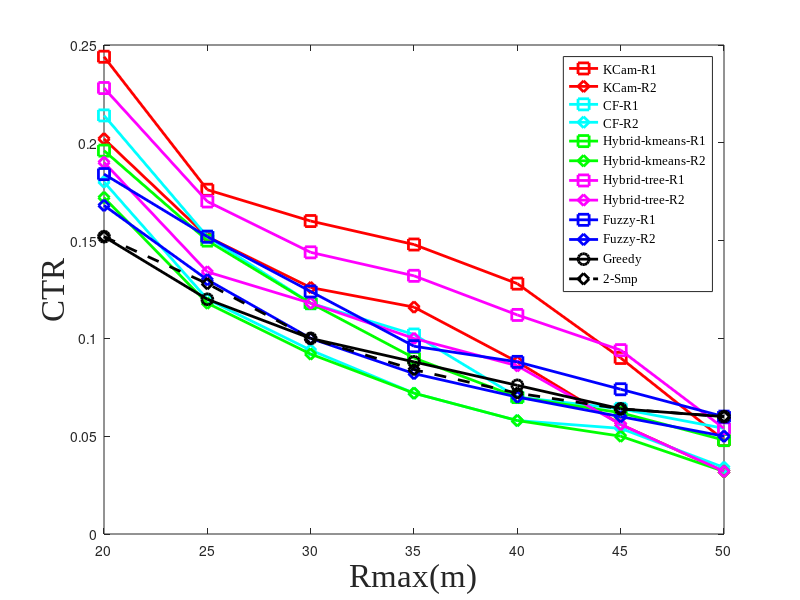
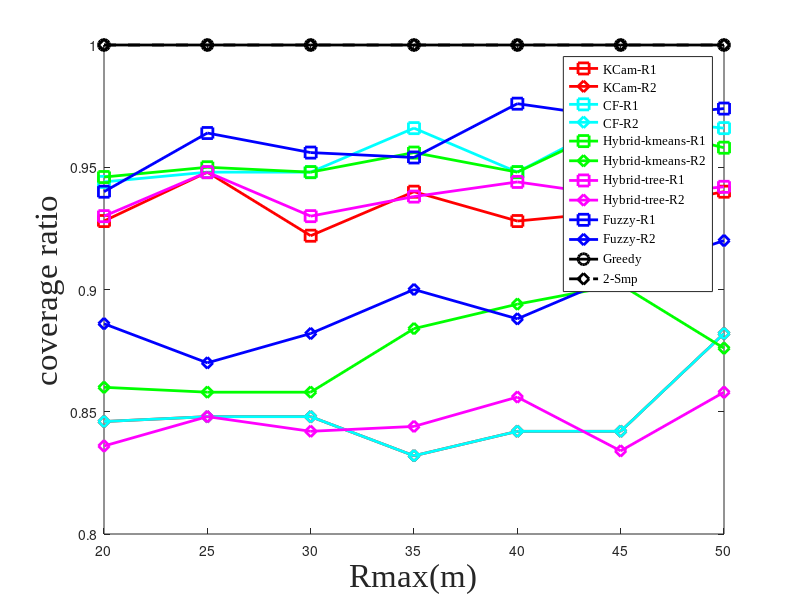
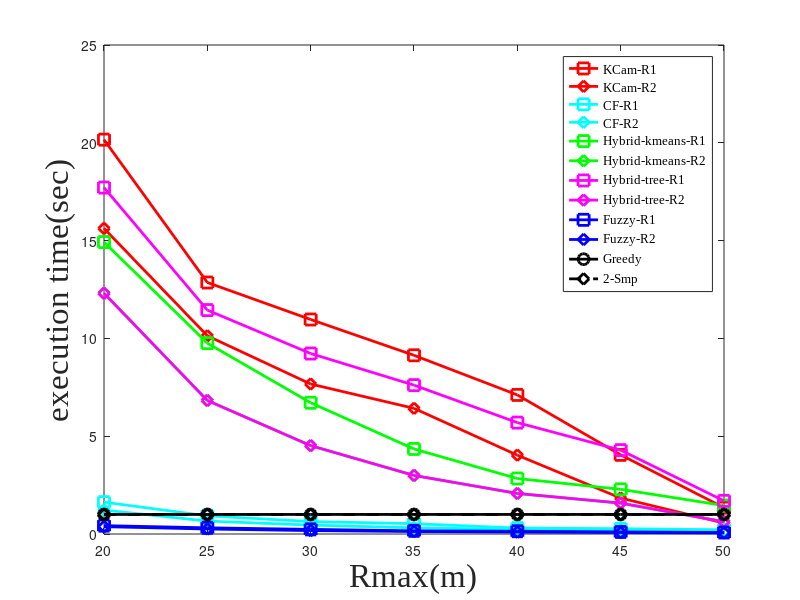

These charts were generated, in order, by the following MATLAB code:
% uniform distribution
% termination coverage ratio varied 0.1 and 0.2
% vary Rmax

%termination ratio = 0.1

close all;
R = [20 25 30 35 40 45 50];

%termination ratio = 0.1
camNum_algo1_ratio1 = [ 12.2000    8.8000    8.0000    7.4000    6.4000    4.5000    2.4000];
algo1_CTR_ratio1 = camNum_algo1_ratio1./50; 
camNum_algo2_ratio1 = [ 10.7000    7.6000    5.9000    5.1000    3.5000    3.2000    2.7000];
algo2_CTR_ratio1= camNum_algo2_ratio1./50;

%termination ratio = 0.2
camNum_algo1_ratio2 = [  10.1000    7.6000    6.3000    5.8000    4.4000    2.8000    1.6000];
algo1_CTR_ratio2 = camNum_algo1_ratio2./50; 
camNum_algo2_ratio2 = [  9.0000    6.0000    4.7000    3.6000    2.9000    2.7000    1.7000];
algo2_CTR_ratio2= camNum_algo2_ratio2./50;


%fuzzy, ratio = 0.1
camNum_fuzzy_ratio1 = [ 9.2000    7.6000    6.2000    4.8000    4.4000    3.7000    3.0000];
fuzzy_CTR_ratio1 = camNum_fuzzy_ratio1./50; 
fuzzy_exec_time_ratio1 = [0.4273    0.3161    0.2370    0.1620    0.1416    0.1058    0.0760];
uncovered_fuzzy_ratio1 = [ 3.0000    1.8000    2.2000    2.3000    1.2000    1.5000    1.3000];
coverage_fuzzy_ratio1 = 1 - (1/50).*uncovered_fuzzy_ratio1;


%fuzzy, ratio = 0.2
camNum_fuzzy_ratio2 = [8.4000    6.5000    5.0000    4.1000    3.5000    3.0000    2.5000];
fuzzy_CTR_ratio2 = camNum_fuzzy_ratio2./50; 
fuzzy_exec_time_ratio2 = [ 0.3750    0.2548    0.1739    0.1275    0.0976    0.0759    0.0561];
uncovered_fuzzy_ratio2 = [ 5.7000    6.5000    5.9000    5.0000    5.6000    4.7000    4.0000];
coverage_fuzzy_ratio2 = 1 - (1/50).*uncovered_fuzzy_ratio2;



%hybrid kdtree, ratio = 0.1
camNum_hybridt_ratio1 = [ 11.4000    8.5000    7.2000    6.6000    5.6000    4.7000    2.7000];
hybridt_CTR_ratio1 = camNum_hybridt_ratio1./50; 
hybridt_exec_time_ratio1 = [17.7118   11.4465    9.2268    7.6102    5.6951    4.2868    1.6938];
uncovered_hybridt_ratio1 = [ 3.5000    2.6000    3.5000    3.1000    2.8000    3.1000    2.9000];
coverage_hybridt_ratio1 = 1 - (1/50).*uncovered_hybridt_ratio1;

%hybrid kdtree, ratio = 0.2
camNum_hybridt_ratio2 = [9.5000    6.7000    5.9000    5.0000    4.3000    2.8000    1.6000];
hybridt_CTR_ratio2 = camNum_hybridt_ratio2./50; 
hybridt_exec_time_ratio2 = [ 13.7018    8.0972    6.4882    4.9406    3.8255    1.8640    0.5732];
uncovered_hybridt_ratio2 = [ 8.2000    7.6000    7.9000    7.8000    7.2000    8.3000    7.1000];
coverage_hybridt_ratio2 = 1 - (1/50).*uncovered_hybridt_ratio2;

%hybrid, kmeans, ratio = 0.1
camNum_hybrid_ratio1 = [9.8000    7.5000    5.9000    4.5000    3.5000    3.1000    2.4000];
hybrid_CTR_ratio1 = camNum_hybrid_ratio1./50; 
hybrid_exec_time_ratio1 = [ 14.9259    9.7581    6.7101    4.3475    2.8368    2.2838    1.4557];
uncovered_hybrid_ratio1 = [ 2.7000    2.5000    2.6000    2.2000    2.6000    1.6000    2.1000];
coverage_hybrid_ratio1 = 1 - (1/50).*uncovered_hybrid_ratio1;


%hybrid kmeans, ratio = 0.2
camNum_hybrid_ratio2 = [ 8.6000    5.9000    4.6000    3.6000    2.9000    2.5000    1.6000];
hybrid_CTR_ratio2 = camNum_hybrid_ratio2./50; 
hybrid_exec_time_ratio2 = [ 12.3112    6.8259    4.5186    2.9943    2.0729    1.5789    0.6264];
uncovered_hybrid_ratio2 = [ 7.0000    7.1000    7.1000    5.8000    5.3000    4.9000    6.2000];
coverage_hybrid_ratio2 = 1 - (1/50).*uncovered_hybrid_ratio2;




camNum_greedy = [7.6000, 6.0000, 5.0000, 4.4000, 3.8000, 3.2000, 3.0000];
algo3_CTR = camNum_greedy./50;
camNum_dual = [ 7.6000, 6.4000, 5.0000, 4.2000, 3.6000, 3.2000, 3.0000];
algo4_CTR = camNum_dual./50

algo1_exec_time_ratio1 = [ 20.1611   12.8576   10.9665    9.1365    7.1108    4.0467    1.3461];
algo2_exec_time_ratio1 = [  1.6271    0.9278    0.6371    0.5274    0.3043    0.2714    0.2165];

algo1_exec_time_ratio2 = [  15.6247   10.1318    7.6679    6.4247    4.0300    1.8382    0.5553];
algo2_exec_time_ratio2 = [ 1.2242    0.6594    0.4561    0.3147    0.2363    0.2159    0.1227 ];



algo3_exec_time = [ 221.9980,  186.5737,  170.1636,  151.5693,  138.9349,  127.1570,  121.1231 ];
algo4_exec_time = [ 72.7286,   77.4390,   79.3779,   76.3830,   75.3069,  70.1233,   66.5334];



uncovered_algo1_ratio1 = [3.6000    2.6000    3.9000    3.0000    3.6000    3.4000    3.0000];
coverage_algo1_ratio1 = 1 - (1/50).*uncovered_algo1_ratio1;
uncovered_algo2_ratio1 = [2.8000    2.6000    2.6000    1.7000    2.6000    1.5000    1.7000];
coverage_algo2_ratio1 = 1 - (1/50).*uncovered_algo2_ratio1;


uncovered_algo1_ratio2 = [   7.7000    7.6000    7.6000    8.4000    7.9000    7.9000    5.9000];
coverage_algo1_ratio2 = 1 - (1/50).*uncovered_algo1_ratio2;
uncovered_algo2_ratio2 = [ 6.4000    6.6000    6.2000    5.8000    5.3000    3.9000    5.8000];
coverage_algo2_ratio2 = 1 - (1/50).*uncovered_algo2_ratio2;
coverage_greedy = [1, 1, 1, 1, 1, 1, 1];
coverage_dual = [1, 1, 1, 1, 1, 1, 1];

figure;
plot(R, algo1_CTR_ratio1, '-rs', 'LineWidth',2,'MarkerSize',8); hold on;
plot(R, algo1_CTR_ratio2, '-rd', 'LineWidth',2,'MarkerSize',8); hold on;
%plot(R, algo1_CTR_ratio2, '-rd'); hold on;
plot(R, algo2_CTR_ratio1, '-cs', 'LineWidth',2,'MarkerSize',8); hold on;
plot(R, algo2_CTR_ratio2, '-cd', 'LineWidth',2,'MarkerSize',8); hold on;
%plot(R, algo2_CTR_ratio2, '-c+'); hold on;
plot(R, hybrid_CTR_ratio1, '-gs', 'LineWidth',2,'MarkerSize',8); hold on;
plot(R, hybrid_CTR_ratio2, '-gd', 'LineWidth',2,'MarkerSize',8); hold on;
plot(R, hybridt_CTR_ratio1, '-ms', 'LineWidth',2,'MarkerSize',8); hold on;
plot(R, hybridt_CTR_ratio2, '-md', 'LineWidth',2,'MarkerSize',8); hold on;
plot(R, fuzzy_CTR_ratio1, '-bs', 'LineWidth',2,'MarkerSize',8); hold on;
plot(R, fuzzy_CTR_ratio2, '-bd', 'LineWidth',2,'MarkerSize',8); hold on;

plot(R, algo3_CTR, '-ko', 'LineWidth',2,'MarkerSize',8); hold on;
plot(R, algo4_CTR, '--kd', 'LineWidth',2,'MarkerSize',8); 
legend('KCam-R1', 'KCam-R2', 'CF-R1', 'CF-R2', 'Hybrid-kmeans-R1', 'Hybrid-kmeans-R2', 'Hybrid-tree-R1', 'Hybrid-tree-R2',  'Fuzzy-R1', 'Fuzzy-R2','Greedy', '2-Smp','FontName','Times New Roman');

xlabel('Rmax(m)','FontSize', 24,'FontName','Times New Roman');
ylabel('CTR', 'FontSize', 24,'FontName','Times New Roman');

figure;
plot(R, coverage_algo1_ratio1, '-rs', 'LineWidth',2,'MarkerSize',8); hold on;
plot(R, coverage_algo1_ratio2, '-rd', 'LineWidth',2,'MarkerSize',8); hold on;
%plot(R, algo1_CTR_ratio2, '-rd'); hold on;
plot(R, coverage_algo2_ratio1, '-cs', 'LineWidth',2,'MarkerSize',8); hold on;
plot(R, coverage_algo1_ratio2, '-cd', 'LineWidth',2,'MarkerSize',8); hold on;
%plot(R, algo2_CTR_ratio2, '-c+'); hold on;
plot(R, coverage_hybrid_ratio1, '-gs', 'LineWidth',2,'MarkerSize',8); hold on;
plot(R, coverage_hybrid_ratio2, '-gd', 'LineWidth',2,'MarkerSize',8); hold on;
plot(R, coverage_hybridt_ratio1, '-ms', 'LineWidth',2,'MarkerSize',8); hold on;
plot(R, coverage_hybridt_ratio2, '-md', 'LineWidth',2,'MarkerSize',8); hold on;
plot(R, coverage_fuzzy_ratio1, '-bs', 'LineWidth',2,'MarkerSize',8); hold on;
plot(R, coverage_fuzzy_ratio2, '-bd', 'LineWidth',2,'MarkerSize',8); hold on;

plot(R, coverage_greedy, '-ko', 'LineWidth',2,'MarkerSize',8); hold on;
plot(R, coverage_dual, '--kd', 'LineWidth',2,'MarkerSize',8); 
legend('KCam-R1', 'KCam-R2', 'CF-R1', 'CF-R2', 'Hybrid-kmeans-R1', 'Hybrid-kmeans-R2', 'Hybrid-tree-R1', 'Hybrid-tree-R2',  'Fuzzy-R1', 'Fuzzy-R2','Greedy', '2-Smp','FontName','Times New Roman');



xlabel('Rmax(m)', 'FontSize', 24,'FontName','Times New Roman');
ylabel('coverage ratio', 'FontSize', 24,'FontName','Times New Roman');


figure;
plot(R, algo1_exec_time_ratio1, '-rs', 'LineWidth',2,'MarkerSize',8); hold on;
plot(R, algo1_exec_time_ratio2, '-rd', 'LineWidth',2,'MarkerSize',8); hold on;
plot(R, algo2_exec_time_ratio1, '-cs', 'LineWidth',2,'MarkerSize',8); hold on;
plot(R, algo2_exec_time_ratio2, '-cd', 'LineWidth',2,'MarkerSize',8); hold on;
plot(R, hybrid_exec_time_ratio1, '-gs', 'LineWidth',2,'MarkerSize',8); hold on;
plot(R, hybrid_exec_time_ratio2, '-gd', 'LineWidth',2,'MarkerSize',8); hold on;
plot(R, hybridt_exec_time_ratio1, '-ms', 'LineWidth',2,'MarkerSize',8); hold on;
plot(R, hybrid_exec_time_ratio2, '-md', 'LineWidth',2,'MarkerSize',8); hold on;
plot(R, fuzzy_exec_time_ratio1, '-bs', 'LineWidth',2,'MarkerSize',8); hold on;
plot(R, fuzzy_exec_time_ratio2, '-bd', 'LineWidth',2,'MarkerSize',8); hold on;

plot(R, coverage_greedy, '-ko', 'LineWidth',2,'MarkerSize',8); hold on;
plot(R, coverage_dual, '--kd', 'LineWidth',2,'MarkerSize',8); 
legend('KCam-R1', 'KCam-R2', 'CF-R1', 'CF-R2', 'Hybrid-kmeans-R1', 'Hybrid-kmeans-R2', 'Hybrid-tree-R1', 'Hybrid-tree-R2',  'Fuzzy-R1', 'Fuzzy-R2','Greedy', '2-Smp','FontName','Times New Roman');
xlabel('Rmax(m)', 'FontSize', 24,'FontName','Times New Roman');
ylabel('execution time(sec)', 'FontSize', 24,'FontName','Times New Roman');
